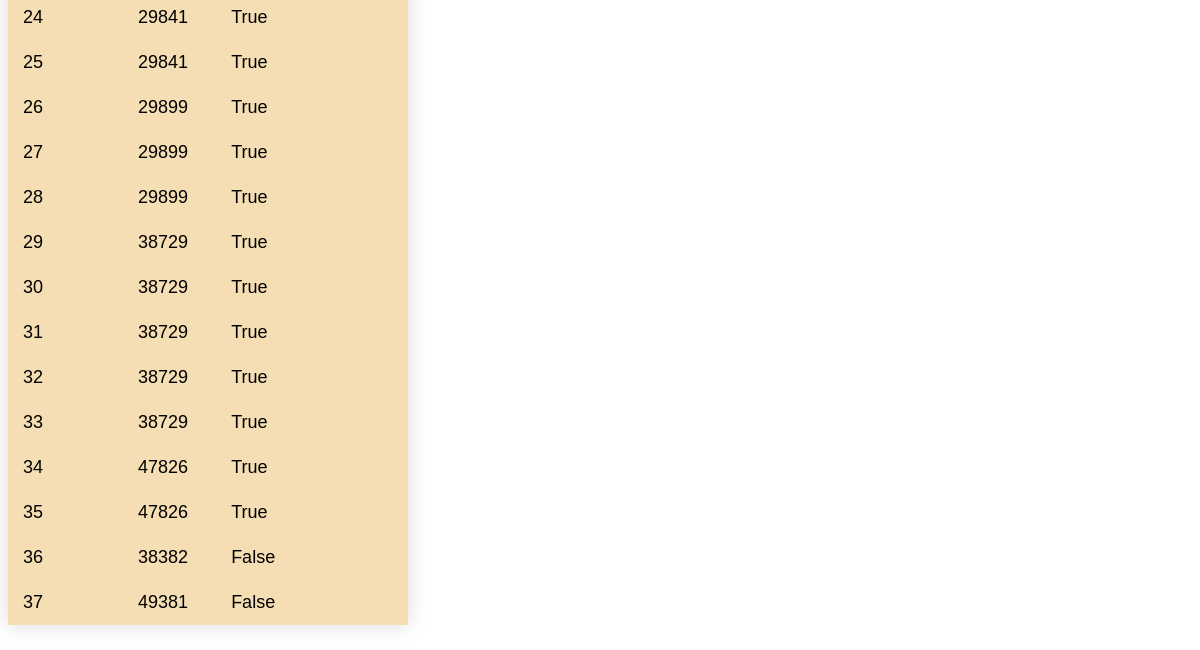
/show_books (lower part), run on an earlier commit of the app's database.
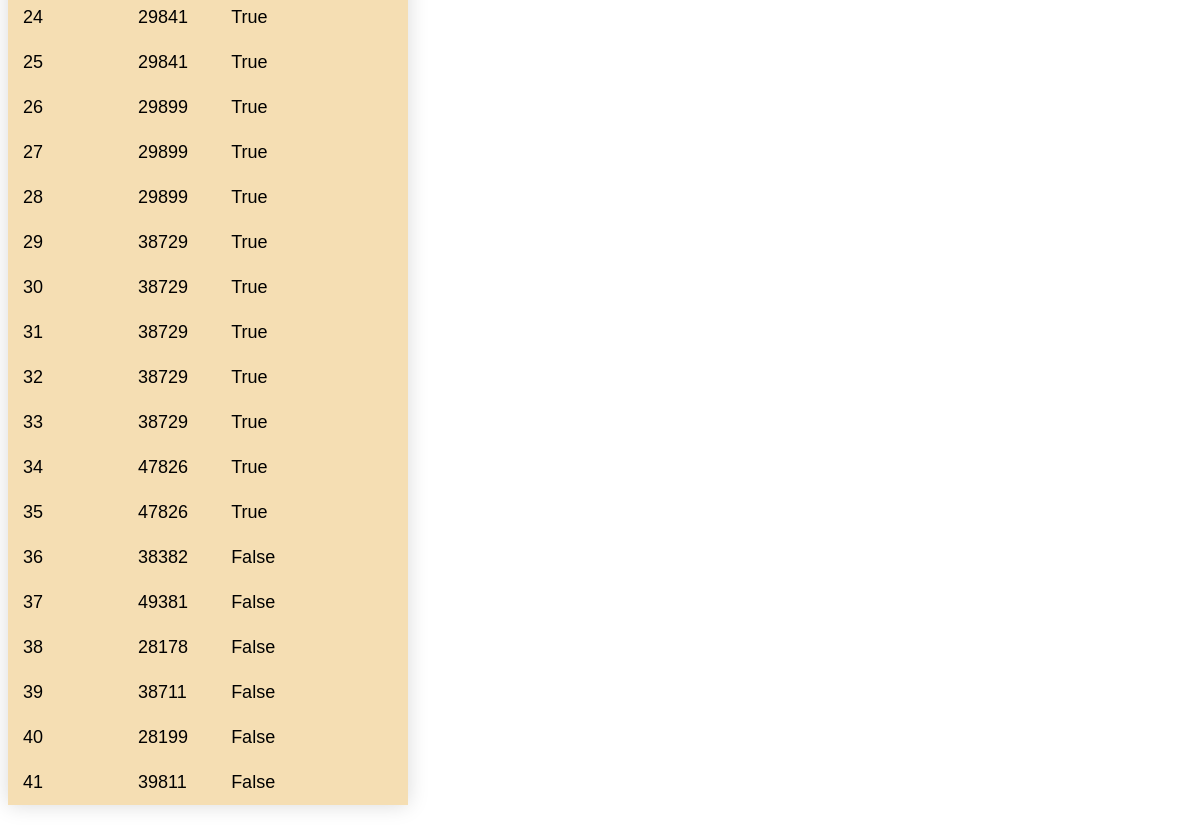
And on a later commit of the database.
### app.py (models this page shows, shortened)
class books(db.Model):
    book_id = db.Column(db.Integer, primary_key=True, nullable=False, autoincrement=True, index = True)
    isbn = db.Column(db.String(200), nullable=False)
    checked_status = db.Column(db.Boolean, nullable=False)
    @app.route('/show_books')
    def show_books():
        return render_template('show_books.html', books = books.query.all())

### app.py (the view)
    @app.route('/show_books')
    def show_books():
        return render_template('show_books.html', books = books.query.all())

### templates/show_books.html (shortened to what this page needs)
<!DOCTYPE html>
<html lang="en">
  <head>
  </head>
  <body>
    <br />
    <br />
    <table class="styled-table">
      <tbody>
        {% for book in books %}
        <tr>
          <td>{{ book.book_id }}</td>
          <td>{{ book.isbn}}</td>
          <td>{{ book.checked_status}}</td>
        </tr>
        {% endfor %}
      </tbody>
    </table>
  </body>
</html>

What changed in the data, as far as the page shows it:
added books: book_id "38", isbn "28178", checked_status "False"
added books: book_id "39", isbn "38711", checked_status "False"
added books: book_id "40", isbn "28199", checked_status "False"
added books: book_id "41", isbn "39811", checked_status "False"
